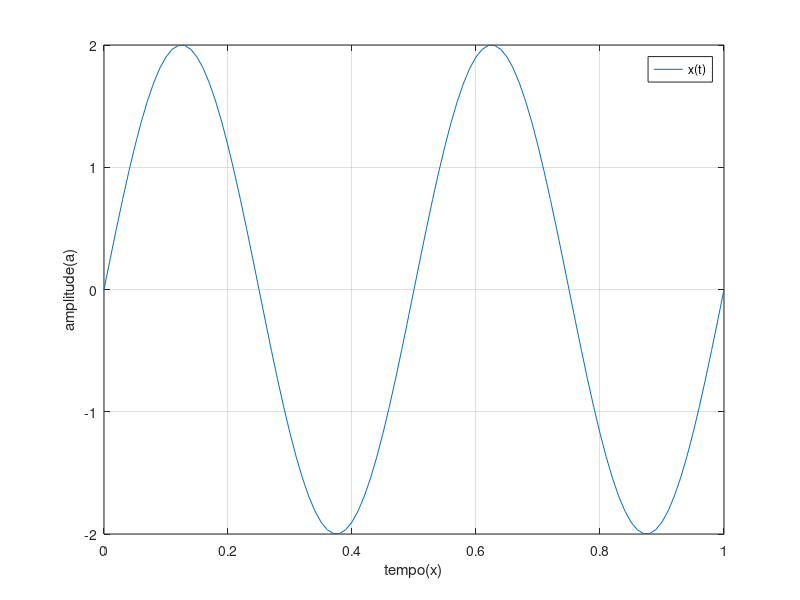
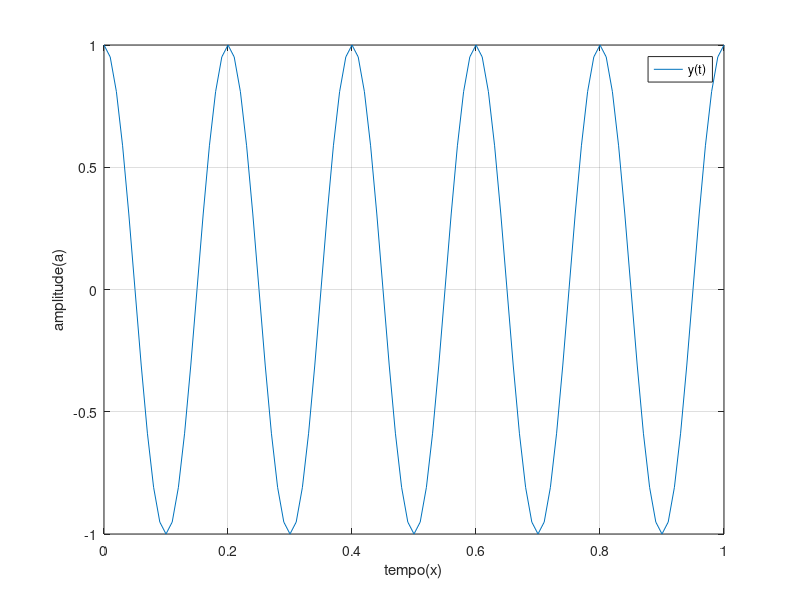
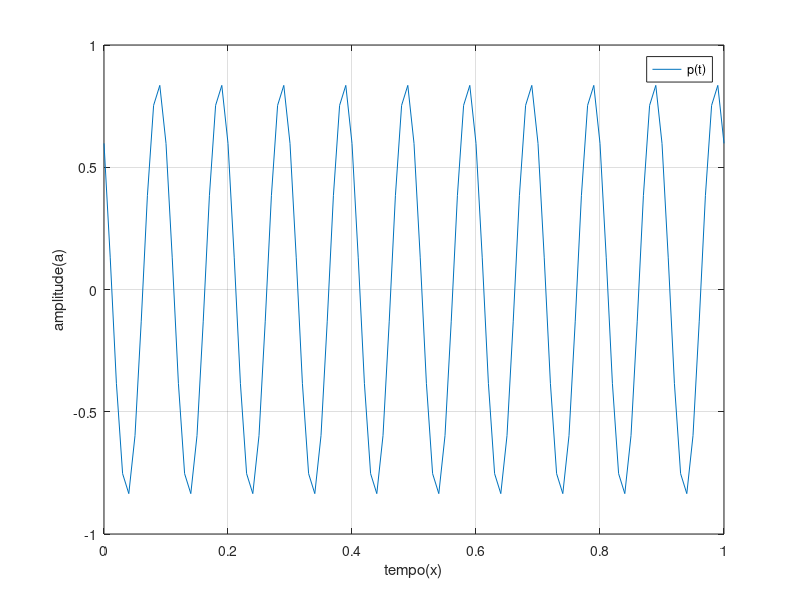
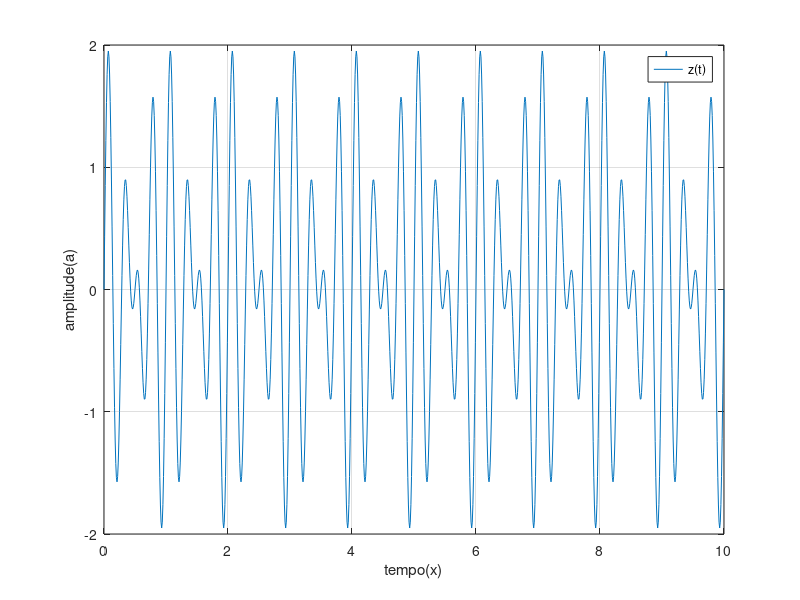

These figures' MATLAB source, in order:
% Alinea a)
Ta = 0.01;

t = 0:Ta:1;
x = 2 * sin(4 * pi * t);
figure(1) % Added figure command to create a new figure
plot(t, x)
xlabel("tempo(x)")
ylabel("amplitude(a)")
legend("x(t)") % Added a legend label
grid on % Use grid on to enable the grid

%%
% Alinea b)
t = 0:Ta:1;
y = sin(10*pi*t + pi/2);
figure(2)
plot(t, y)
xlabel("tempo(x)")
ylabel("amplitude(a)")
legend("y(t)")
grid on

%%
% Alinea c)
t = 0:Ta:1;
p = sin(20 * pi * t + 70 * pi/180) + sin(20 * pi * t + 200 * pi/180);
figure(3)
plot(t, p)
xlabel("tempo(x)")
ylabel("amplitude(a)")
legend("p(t)")
grid on


%%
% Alinea d)
t = 0:Ta:10;
z = sin(6 * pi * t) + sin(8 * pi * t);
figure(4)
plot(t, z)
xlabel("tempo(x)")
ylabel("amplitude(a)")
legend("z(t)")
grid on






%%
% Alinea e)
t = 0:Ta:5;
w = sin(6 * pi * t) + sin(8 * pi * t + 0.1);
figure(5)
plot(t, w)
xlabel("tempo(x)")
ylabel("amplitude(a)")
legend("w(t)")
grid on

%%
% Alinea f)
t = 0:Ta:5;
q = sin(6 * pi * t) + sin(7 * pi * t) + sin(8 * pi * t);
figure(6)
plot(t, q)
xlabel("tempo(x)")
ylabel("amplitude(a)")
legend("q(t)")
grid on


